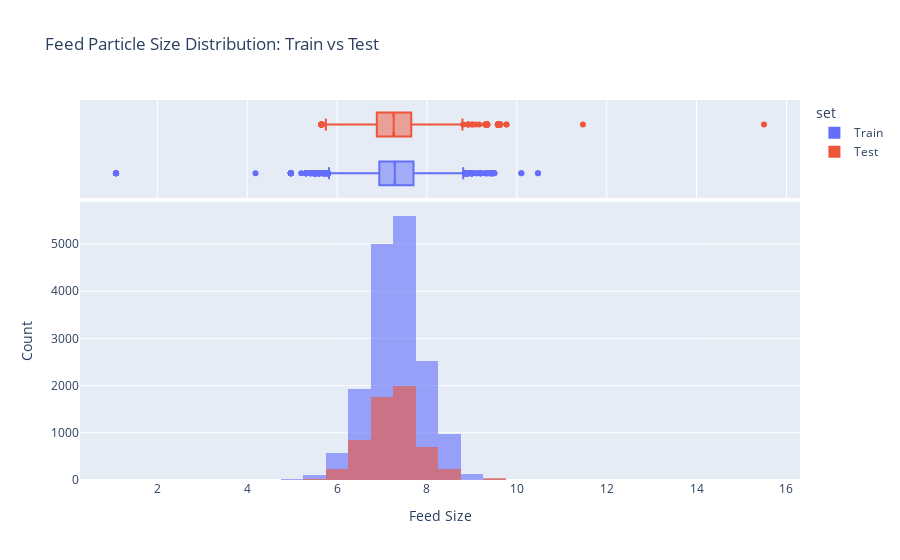

Notebook cell for this chart:
### Markdown cell above
i included the feed(raw material input) as well and across the stages as the concentrates enter rough purification they gain a lot concentration from the initial feed, after this they enter primary purification where gold and lead gains more concentration while silver loses it, during our second purification gold and lead lose purification while silver gains concentration, in our final purification gold sees a large concentrate increas while lead gtes a smaller increase and finally silver loses a good portion of its concentration

### Code cell
# Prepare DataFrame for plotly
train_sizes = data_train['primary_cleaner.input.feed_size'].dropna().to_frame(name='feed_size')
train_sizes['set'] = 'Train'

test_sizes = data_test['primary_cleaner.input.feed_size'].dropna().to_frame(name='feed_size')
test_sizes['set'] = 'Test'

combined_sizes = pd.concat([train_sizes, test_sizes], ignore_index=True)

# Plot using Plotly Express
fig = px.histogram(
    combined_sizes, 
    x='feed_size', 
    color='set', 
    marginal='box',
    nbins=50,
    opacity=0.6,
    barmode='overlay',
    title="Feed Particle Size Distribution: Train vs Test"
)
fig.update_layout(xaxis_title='Feed Size', yaxis_title='Count')
fig.show()

### Figure 1 — Plotly figure (JSON) as saved in the notebook; plotly's stock layout.template omitted (floating-point values rounded to 4 significant figures; data arrays with more than 128 entries replaced by an {"elided": "..."} marker saying what was removed)
{"data": [{"alignmentgroup": "True", "bingroup": "x", "hovertemplate": "set=Train<br>feed_size=%{x}<br>count=%{y}<extra></extra>", "legendgroup": "Train", "marker": {"color": "#636efa", "opacity": 0.6, "pattern": {"shape": ""}}, "name": "Train", "nbinsx": 50, "offsetgroup": "Train", "orientation": "v", "showlegend": true, "type": "histogram", "x": {"elided": "16860 float values"}, "xaxis": "x", "yaxis": "y"}, {"alignmentgroup": "True", "hovertemplate": "set=Train<br>feed_size=%{x}<extra></extra>", "legendgroup": "Train", "marker": {"color": "#636efa"}, "name": "Train", "notched": true, "offsetgroup": "Train", "showlegend": false, "type": "box", "x": {"elided": "16860 float values"}, "xaxis": "x2", "yaxis": "y2"}, {"alignmentgroup": "True", "bingroup": "x", "hovertemplate": "set=Test<br>feed_size=%{x}<br>count=%{y}<extra></extra>", "legendgroup": "Test", "marker": {"color": "#EF553B", "opacity": 0.6, "pattern": {"shape": ""}}, "name": "Test", "nbinsx": 50, "offsetgroup": "Test", "orientation": "v", "showlegend": true, "type": "histogram", "x": {"elided": "5856 float values"}, "xaxis": "x", "yaxis": "y"}, {"alignmentgroup": "True", "hovertemplate": "set=Test<br>feed_size=%{x}<extra></extra>", "legendgroup": "Test", "marker": {"color": "#EF553B"}, "name": "Test", "notched": true, "offsetgroup": "Test", "showlegend": false, "type": "box", "x": {"elided": "5856 float values"}, "xaxis": "x2", "yaxis": "y2"}], "layout": {"barmode": "overlay", "legend": {"title": {"text": "set"}, "tracegroupgap": 0}, "title": {"text": "Feed Particle Size Distribution: Train vs Test"}, "xaxis": {"anchor": "y", "domain": [0, 1], "title": {"text": "Feed Size"}}, "xaxis2": {"anchor": "y2", "domain": [0, 1], "matches": "x", "showgrid": true, "showticklabels": false}, "yaxis": {"anchor": "x", "domain": [0, 0.7326], "title": {"text": "Count"}}, "yaxis2": {"anchor": "x2", "domain": [0.7426, 1], "matches": "y2", "showgrid": false, "showline": false, "showticklabels": false, "ticks": ""}}}
